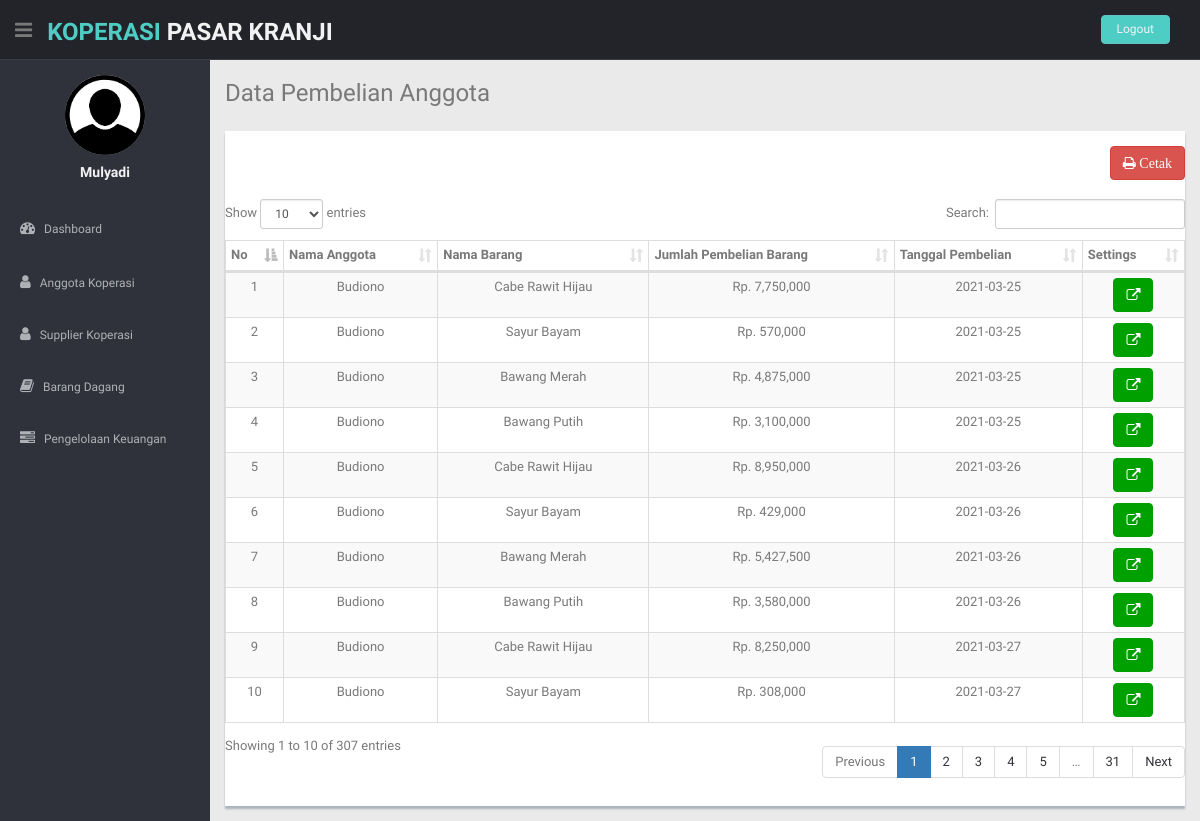
The app's page /manager/index_manager.php?halaman=kebutuhan (signed in) with its own data.
### tables this page shows
CREATE TABLE `pembelian_barang` (
  `id_pembelian_barang` int(11) NOT NULL,
  `id_pembelian` int(11) NOT NULL,
  `id_anggota` int(11) NOT NULL,
  `id_barang` int(11) NOT NULL,
  `total_harga` int(50) NOT NULL,
  `jumlah_barang` varchar(20) NOT NULL,
  `tanggal_pembelian` date NOT NULL
);

CREATE TABLE `anggota` (
  `id_anggota` int(11) NOT NULL,
  `nama_anggota` varchar(100) NOT NULL,
  `jenis_kelamin` varchar(50) NOT NULL,
  `username` varchar(100) NOT NULL,
  `password` varchar(100) NOT NULL,
  `alamat` varchar(100) NOT NULL,
  `no_tlp` varchar(50) NOT NULL,
  `no_ktp` varchar(50) NOT NULL,
  `foto_anggota` varchar(150) NOT NULL
);

CREATE TABLE `barang_dagang` (
  `id_barang` int(11) NOT NULL,
  `id_jenis` int(11) NOT NULL,
  `nama_barang` varchar(100) NOT NULL,
  `harga_kilo` varchar(100) NOT NULL,
  `satuan_barang` varchar(50) NOT NULL,
  `jumlah_kilo` varchar(100) NOT NULL,
  `jumlah_minimal` varchar(100) NOT NULL,
  `jumlah_maksimal` varchar(100) NOT NULL,
  `gambar_barang` varchar(100) NOT NULL
);

CREATE TABLE `pembelian` (
  `id_pembelian` int(11) NOT NULL,
  `id_anggota` int(11) NOT NULL,
  `nama` varchar(50) NOT NULL,
  `tanggal_pembelian` date NOT NULL,
  `total_pembelian` int(50) NOT NULL
);

### manager/pembelian_anggota/index_kebutuhan_barang.php (the view)
    <section id="main-content">
      <section class="wrapper">
        <h3> Data Pembelian Anggota</h3>
        <div class="row mt">
          <div class="col-lg-12">
            <div class="content-panel">
              <div class="float-right">
              </div>
              <div class="nav right">
                <a href="pembelian_anggota/cetak_pembelian.php" class="btn btn-danger" style="float: right;">
                  <i class="fa fa-print"> Cetak </i></a>
              </div>
                <table class="table table-bordered table-striped table-condensed" id="example1">
                <br>
                <thead align="center">
                	<tr align="center">
                	<th>No</th>
                    <th>Nama Anggota</th>
                    <th>Nama Barang</th>
                    <th>Jumlah Pembelian Barang</th>
                    <th>Tanggal Pembelian</th>
                    <th>Settings</th>
                  </tr>
                </thead>
                <tbody>
                <?php
                	$nomor=1;
					$sql = $koneksi->query("SELECT *FROM pembelian_barang JOIN pembelian
                            ON pembelian_barang.id_pembelian=pembelian.id_pembelian JOIN barang_dagang
                            ON pembelian_barang.id_barang=barang_dagang.id_barang JOIN anggota ON pembelian_barang.id_anggota=anggota.id_anggota") or die(mysqli_error($koneksi));?>
				<?php while ($data = $sql->fetch_assoc()) {?>
				<tr class="gradeX" align="center">
                    <td><?php echo $nomor; ?></td>
                    <td><?php echo $data['nama_anggota']; ?></td>
                    <td><?php echo $data['nama_barang']; ?></td>
                    <td>Rp. <?php echo number_format($data['total_harga']); ?></td>
                    <td><?php echo $data['tanggal_pembelian']; ?></td>
                    <td>
                    	<a href="index_manager.php?halaman=kebutuhan&aksi=detail&id=<?php echo $data['id_pembelian']; ?>" class="btn btn-theme"><i class="fa fa-external-link"></i></a>
                    </td>
                </tr>
                <?php
                $nomor++;
                };?>
                </tbody>
            </table>
        </div>
    </div>
</div>
</section>
</section>

### css/style.css (style rules this page uses)
body { color: #797979; background: #eaeaea; font-family: 'Ruda', sans-serif; padding: 0px !important; margin: 0px !important; font-size:13px; }
a, a:hover, a:focus { text-decoration: none; outline: none; }
.btn-theme { color: #fff; background-color: #00a000; border-color: #00a000; }
.mt { margin-top: 25px; }
#main-content { margin-left: 210px; }
.wrapper { display: inline-block; margin-top: 60px; padding-left: 15px; padding-right: 15px; padding-bottom: 15px; padding-top: 0px; width: 100%; }
.content-panel { background: #ffffff; box-shadow: 0px 3px 2px #aab2bd; padding-top: 15px; padding-bottom: 5px; }

### records on screen
pembelian_barang: id_anggota.nama_anggota "Budiono", id_barang.nama_barang "Cabe Rawit Hijau", total_harga "7,750,000", id_pembelian.tanggal_pembelian "2021-03-25"
pembelian_barang: id_anggota.nama_anggota "Budiono", id_barang.nama_barang "Sayur Bayam", total_harga "570,000", id_pembelian.tanggal_pembelian "2021-03-25"
pembelian_barang: id_anggota.nama_anggota "Budiono", id_barang.nama_barang "Bawang Merah", total_harga "4,875,000", id_pembelian.tanggal_pembelian "2021-03-25"
pembelian_barang: id_anggota.nama_anggota "Budiono", id_barang.nama_barang "Bawang Putih", total_harga "3,100,000", id_pembelian.tanggal_pembelian "2021-03-25"
pembelian_barang: id_anggota.nama_anggota "Budiono", id_barang.nama_barang "Cabe Rawit Hijau", total_harga "8,950,000", id_pembelian.tanggal_pembelian "2021-03-26"
pembelian_barang: id_anggota.nama_anggota "Budiono", id_barang.nama_barang "Sayur Bayam", total_harga "429,000", id_pembelian.tanggal_pembelian "2021-03-26"
pembelian_barang: id_anggota.nama_anggota "Budiono", id_barang.nama_barang "Bawang Merah", total_harga "5,427,500", id_pembelian.tanggal_pembelian "2021-03-26"
pembelian_barang: id_anggota.nama_anggota "Budiono", id_barang.nama_barang "Bawang Putih", total_harga "3,580,000", id_pembelian.tanggal_pembelian "2021-03-26"
pembelian_barang: id_anggota.nama_anggota "Budiono", id_barang.nama_barang "Cabe Rawit Hijau", total_harga "8,250,000", id_pembelian.tanggal_pembelian "2021-03-27"
pembelian_barang: id_anggota.nama_anggota "Budiono", id_barang.nama_barang "Sayur Bayam", total_harga "308,000", id_pembelian.tanggal_pembelian "2021-03-27"

### other values on screen
$_SESSION['nama'] "Mulyadi"
